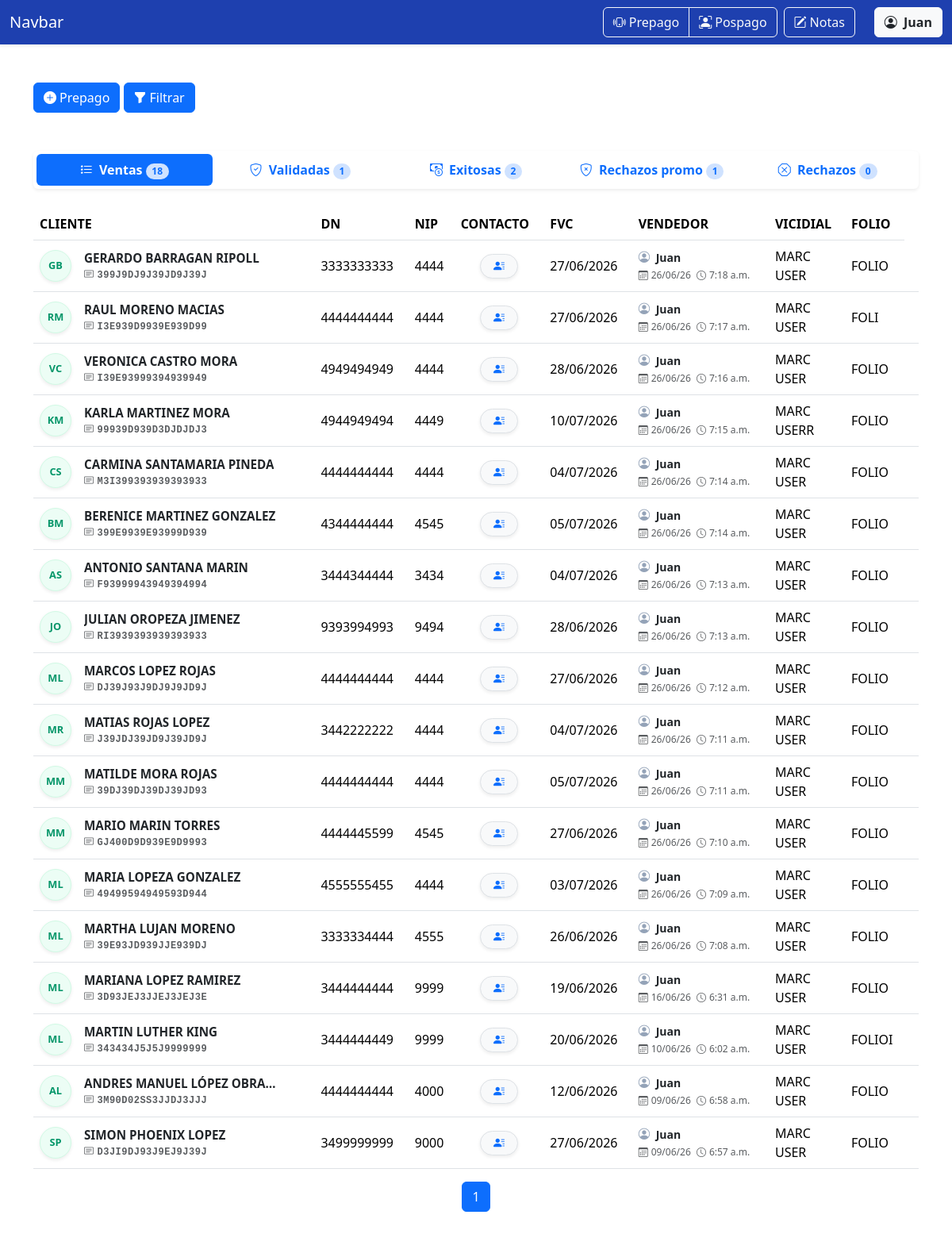
Page /ventas/prepago/ (signed in) on the earlier database version.
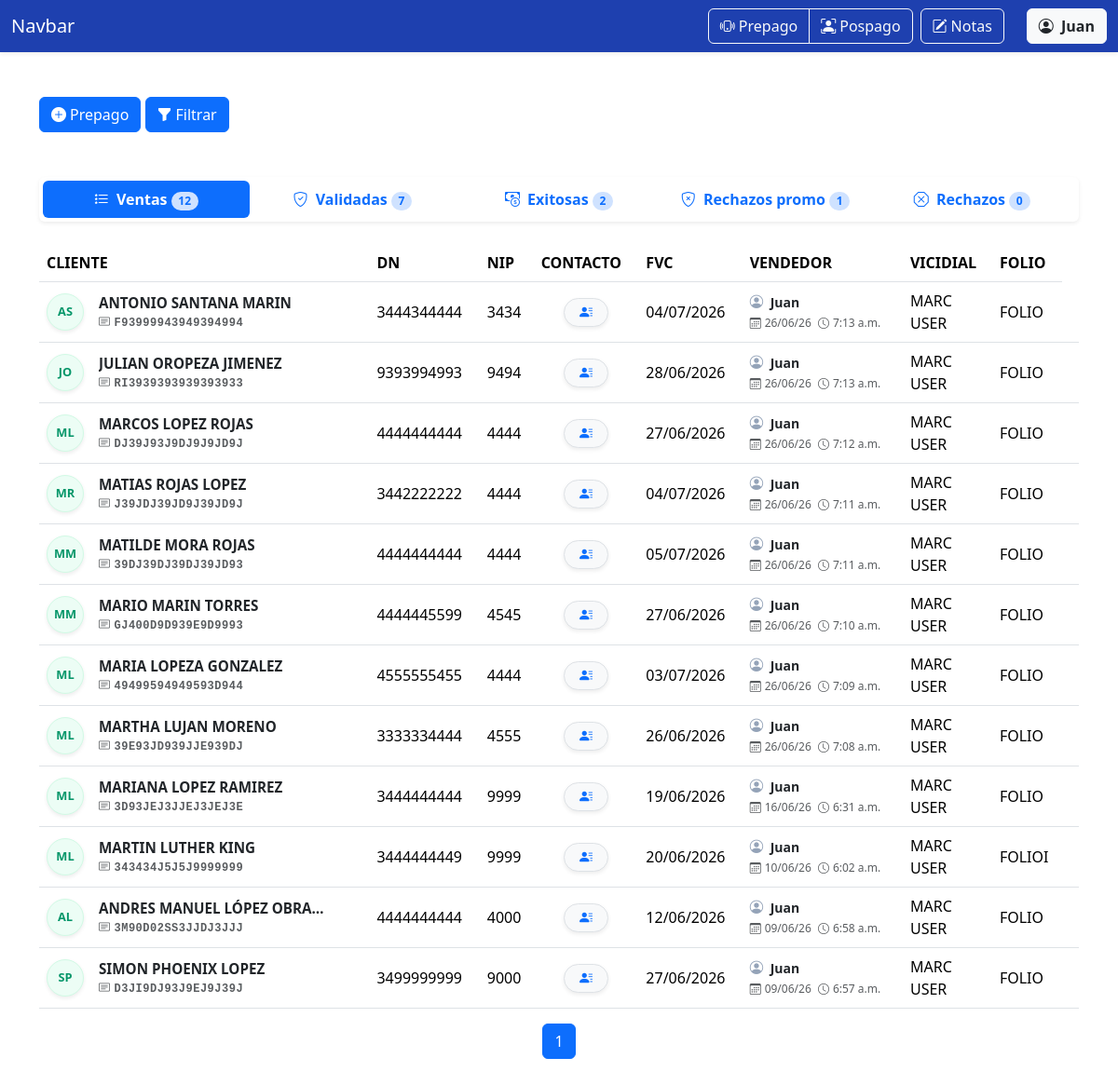
Same page on the later database version.
### ventas/models.py (models this page shows)
class VentaPrepago(models.Model):
    nombre = models.CharField('NOMBRE(S)', max_length=100)
    apellido_paterno = models.CharField('APELLIDO PATERNO', max_length=100)
    apellido_materno = models.CharField(
        'APELLIDO MATERNO', max_length=100, blank=True, default='')
    curp = models.CharField('CURP', max_length=18, validators=[
                            MinLengthValidator(18)])
    dn = models.CharField('DN', max_length=10, validators=[
                          numeric_validator, MinLengthValidator(10)])
    nip = models.CharField('NIP', max_length=4, validators=[
                           numeric_validator, MinLengthValidator(4)], help_text='Solo se permiten números.')
    contact1 = models.CharField('CONTACTO1', max_length=16, validators=[
                                MinLengthValidator(10), RegexValidator(r'^[A-Z0-9 ]+$')])
    contact2 = models.CharField('CONTACTO 2', max_length=10, validators=[
                                numeric_validator, MinLengthValidator(10)])
    fvc = models.DateField('FVC')
    acepta_promo = models.BooleanField(
        'ACEPTA PROMO', null=True, blank=True, choices=[(True, 'Sí'), (False, 'No')])
    STATUS_CHOICES = [
        ('en_proceso', 'EN PROCESO'),
        ('nip_incorrecto', 'NIP INCORRECTO'),
        ('curp_incorrecto', 'CURP INCORRECTO'),
        ('sin_fvc', 'SIN FVC'),
        ('exitosa', 'EXITOSA'),
        ('baja_exportada', 'BAJA EXPORTADA'),
        ('alta', 'ALTA'),
        ('gestionada_por_otro_call_center', 'GESTIONADA POR OTRO CALL CENTER'),
        ('sin_nip', 'SIN NIP'),
        ('futura', 'FUTURA'),
        ('linea_movistar', 'LINEA MOVISTAR'),
        ('cac_lejano', 'CAC LEJANO'),
    ]
    status = models.CharField(
        'Status',
        max_length=100,
        choices=STATUS_CHOICES,
        default='en_proceso'
    )
    email = models.EmailField('EMAIL', max_length=254)
    folio = models.CharField('FOLIO', max_length=100)
    usuario_marcador = models.CharField('USUARIO MARCADOR', max_length=100)
    marcador = models.CharField('MARCADOR', max_length=100)
    validador = models.ForeignKey(
        User, on_delete=models.SET_NULL, null=True, blank=True, related_name='validador')
    supervisor = models.ForeignKey(
        User, on_delete=models.SET_NULL, null=True, blank=True, related_name='supervisor')
    created = models.DateTimeField(auto_now_add=True)
    user = models.ForeignKey(
        User, on_delete=models.CASCADE, related_name='vendedor')

### ventas/views.py (the view, shortened to what this page needs)
# urls.py: path('prepago/', views.prepago, name='prepago'),
@login_required
def prepago(request):
    es_vendedor = request.user.groups.filter(name='VENDEDORES').exists()
    es_superior = request.user.is_superuser or request.user.groups.filter(
        name__in=['VALIDADORES', 'SUPERVISORES']).exists()
    es_supervisor = request.user.is_superuser or request.user.groups.filter(
        name='SUPERVISORES').exists()
    if es_superior:
        if request.GET.get('rol'):
            request.session['rol_activo_prepago'] = request.GET.get('rol')
        if request.session.get('rol_activo_prepago') == 'vendedor':
            es_vendedor = True
        else:
            es_vendedor = False
            pass  # El rol activo sigue siendo el de superior, no hacemos cambios
    else:
        request.session['rol_activo_prepago'] = 'vendedor'
        es_vendedor = True
        es_superior = False
    if request.method == 'GET':
        ventas_prepago_usuario = request.GET.get('ventas_prepago_usuario')
        if request.session.get('rol_activo_prepago') == 'vendedor':
            base_queryset = VentaPrepago.objects.filter(
                user=request.user)
        else:
            if ventas_prepago_usuario:
                base_queryset = VentaPrepago.objects.filter(
                    user_id=ventas_prepago_usuario)
            else:
                base_queryset = VentaPrepago.objects.all()
        fecha_inicio = request.GET.get('fechaInicio')
        fecha_fin = request.GET.get('fechaFin')
        if fecha_inicio:
            base_queryset = base_queryset.filter(
                created__date__gte=fecha_inicio)
        if fecha_fin:
            base_queryset = base_queryset.filter(created__date__lte=fecha_fin)
        filtro_dn = request.GET.get('dn', '').strip()
        if filtro_dn:
            base_queryset = base_queryset.filter(dn=filtro_dn)
        filtro_curp = request.GET.get('curp', '').strip().upper()
        if filtro_curp:
            base_queryset = base_queryset.filter(curp=filtro_curp)
        filtro_folio = request.GET.get('folio', '').strip().upper()
        if filtro_folio:
            base_queryset = base_queryset.filter(folio=filtro_folio)
        filtro_status_prepago = request.GET.get('status_prepago', '').strip()
        if filtro_status_prepago == 'ventas':
            base_queryset = base_queryset.filter(acepta_promo=None)
        elif filtro_status_prepago == 'validadas':
            base_queryset = base_queryset.filter(
                acepta_promo=True, status='en_proceso')
        elif filtro_status_prepago == 'exitosas':
            base_queryset = base_queryset.filter(status='exitosa')
        elif filtro_status_prepago == 'rechazos_promo':
            base_queryset = base_queryset.filter(acepta_promo=False)
        elif filtro_status_prepago == 'rechazos':
            base_queryset = base_queryset.exclude(acepta_promo=None).exclude(
                status='exitosa').exclude(status='en_proceso')
        def paginar(queryset, request, parametro):
            pagina = request.GET.get(parametro, 1)
            return Paginator(queryset, 20).get_page(pagina)
        ventas_prepago = base_queryset.filter(
            acepta_promo=None).order_by('-created')
        ventas_prepago_validadas = base_queryset.filter(
            acepta_promo=True, status='en_proceso').order_by('-created')
        ventas_prepago_exitosas = base_queryset.filter(
            status='exitosa').order_by('-created')
        ventas_prepago_rechazos_promo = base_queryset.filter(
            acepta_promo=False).order_by('-created')
        ventas_prepago_rechazos = base_queryset.exclude(acepta_promo=None).exclude(
            status='exitosa').exclude(status='en_proceso').order_by('-created')
        ventas_prepago = paginar(
            ventas_prepago,
            request,
            'ventas_page'
        )
        ventas_prepago_validadas = paginar(
            ventas_prepago_validadas,
            request,
            'ventas_validadas_page'
        )
        ventas_prepago_exitosas = paginar(
            ventas_prepago_exitosas,
            request,
            'ventas_exitosas_page'
        )
        ventas_prepago_rechazos_promo = paginar(
            ventas_prepago_rechazos_promo,
            request,
            'ventas_rechazos_promo_page'
        )
        ventas_prepago_rechazos = paginar(
            ventas_prepago_rechazos,
            request,
            'ventas_rechazos_page'
        )
        params = request.GET.copy()
        for page in [
            'ventas_page',
            'ventas_validadas_page',
            'ventas_exitosas_page',
            'ventas_rechazos_promo_page',
            'ventas_rechazos_page',
            'tab'
        ]:
            params.pop(page, None)
        return render(request, 'prepago.html', {
            'form': VentaPrepagoForm(user=request.user, rol_activo=request.session.get('rol_activo_prepago')),
            'ventas_prepago': ventas_prepago,
            'ventas_prepago_validadas': ventas_prepago_validadas,
            'ventas_prepago_exitosas': ventas_prepago_exitosas,
            'ventas_prepago_rechazos_promo': ventas_prepago_rechazos_promo,
            'ventas_prepago_rechazos': ventas_prepago_rechazos,
            'es_superior': es_superior,  # Pasamos esta bandera al HTML
            'es_supervisor': es_supervisor,  # Pasamos esta bandera al HTML
            'es_vendedor': es_vendedor,  # Pasamos esta bandera al HTML
            'fecha_inicio': fecha_inicio,  # Para mantener el filtro en la interfaz
            'fecha_fin': fecha_fin,  # Para mantener el filtro en la interfaz
            'usuarios': User.objects.filter(is_active=True).order_by('username'),
            'ventas_prepago_usuario': ventas_prepago_usuario,
            'filtro_dn': filtro_dn,
            'filtro_curp': filtro_curp,
            'filtro_folio': filtro_folio,
            'filtro_status_prepago': filtro_status_prepago,
            'params': params.urlencode(),
        })

### ventas/templates/prepago.html (shortened to what this page needs)
{% extends 'base.html' %} {% block content %}
  <div class="container mt-5">
    {% if es_vendedor %}
      <button type="button" class="btn btn-primary" data-bs-toggle="modal" data-bs-target="#createPrepagoModal"><i class="bi bi-plus-circle-fill me-1"></i>Prepago</button>
    {% endif %}
    <button type="button" class="btn btn-primary" data-bs-toggle="collapse" data-bs-target="#collapseFiltroPrepago" aria-expanded="false" aria-controls="collapseFiltroPrepago"><i class="bi bi-funnel-fill me-1"></i>Filtrar</button>
  </div>
  <div class="container mt-5 mb-5" id="moduloVentas">
    <ul class="nav nav-pills nav-justified mb-4 shadow-sm p-1 bg-white rounded fw-bold">
      <li class="nav-item">
        <button class="nav-link {% if not request.GET.tab or request.GET.tab == 'ventas' %}active{% endif %}" data-bs-toggle="tab" data-bs-target="#ventas"><i class="bi bi-list-stars me-1"></i> Ventas<span class="badge rounded-pill bg-primary-subtle text-primary ms-1 px-2.5 py-1">{{ ventas_prepago.paginator.count }}</span></button>
      </li>
      <li class="nav-item">
        <button class="nav-link {% if request.GET.tab == 'validadas' %}active{% endif %}" data-bs-toggle="tab" data-bs-target="#validadas"><i class="bi bi-shield-check me-1"></i> Validadas<span class="badge rounded-pill bg-primary-subtle text-primary ms-1 px-2.5 py-1">{{ ventas_prepago_validadas.paginator.count }}</span></button>
      </li>
      <li class="nav-item">
        <button class="nav-link" data-bs-toggle="tab" data-bs-target="#exitosas"><i class="bi bi-cash-coin me-1"></i> Exitosas<span class="badge rounded-pill bg-primary-subtle text-primary ms-1 px-2.5 py-1">{{ ventas_prepago_exitosas.paginator.count }}</span></button>
      </li>
      <li class="nav-item">
        <button class="nav-link" data-bs-toggle="tab" data-bs-target="#rechazos_promo"><i class="bi bi-shield-x me-1"></i> Rechazos promo<span class="badge rounded-pill bg-primary-subtle text-primary ms-1 px-2.5 py-1">{{ ventas_prepago_rechazos_promo.paginator.count }}</span></button>
      </li>
      <li class="nav-item">
        <button class="nav-link" data-bs-toggle="tab" data-bs-target="#rechazos"><i class="bi bi-x-octagon me-1"></i> Rechazos<span class="badge rounded-pill bg-primary-subtle text-primary ms-1 px-2.5 py-1">{{ ventas_prepago_rechazos.paginator.count }}</span></button>
      </li>
    </ul>
    <div class="tab-content mt-3" id="pills-tabContent">
      <div class="tab-pane fade {% if not request.GET.tab or request.GET.tab == 'ventas' %}show active{% endif %}" id="ventas" role="tabpanel">
        <table class="table table-hover align-middle">
          <thead>
            <tr>
              <th scope="col">CLIENTE</th>
              <th scope="col">DN</th>
              <th scope="col">NIP</th>
              <th scope="col">CONTACTO</th>
              <th scope="col">FVC</th>
              <th scope="col">VENDEDOR</th>
              <th scope="col">VICIDIAL</th>
              <th scope="col">FOLIO</th>
            </tr>
          </thead>
          <tbody>
            {% for venta_prepago in ventas_prepago %}
              {% include 'components_prepago/tabla_ventas_prepago.html' with tab_id='ventas' %}
            {% endfor %}
          </tbody>
        </table>
        {% include 'components_prepago/paginacion_prepago.html' with page_obj=ventas_prepago page_param='ventas_page' tab_id='ventas' %}
      </div>
    </div>
  </div>
{% endblock %}

### ventas/templates/components_prepago/tabla_ventas_prepago.html (shortened to what this page needs)
<tr>
  <th scope="row" class="align-middle">
    <div class="d-flex align-items-center">
      <div class="avatar-circle me-3 d-flex align-items-center justify-content-center shadow-sm" style="width: 40px; height: 40px; background-color: #ecfdf5; color: #059669; border: 1px solid #d1fae5; border-radius: 50%; font-weight: bold; font-size: 0.8rem; flex-shrink: 0;">{{ venta_prepago.nombre|first|upper }}{{ venta_prepago.apellido_paterno|first|upper }}</div>
      <div class="d-flex flex-column" style="line-height: 1.2;">
        <span class="text-dark fw-bold" style="font-size: 0.95rem; max-width: 250px; overflow: hidden; text-overflow: ellipsis; white-space: nowrap;" title="{{ venta_prepago.nombre }} {{ venta_prepago.apellido_paterno }} {{ venta_prepago.apellido_materno }}">{{ venta_prepago.nombre }} {{ venta_prepago.apellido_paterno }} {{ venta_prepago.apellido_materno }}</span>
        <small class="text-muted font-monospace mt-1" style="font-size: 0.75rem; letter-spacing: 0.5px; white-space: nowrap;"><i class="bi bi-card-text me-1"></i>{{ venta_prepago.curp }}</small>
      </div>
    </div>
  </th>
  <td>{{ venta_prepago.dn }}</td>
  <td>{{ venta_prepago.nip }}</td>
  <td class="align-middle text-center">
    <button type="button" class="btn btn-sm btn-light border shadow-sm rounded-pill px-3" data-bs-toggle="popover" data-bs-placement="right" data-bs-html="true" data-bs-content="
              <div class='text-start small'>
              <i class='bi bi-telephone-fill me-1 text-primary'></i>{{ venta_prepago.contact1 }}<br>
              <i class='bi bi-telephone-fill me-1 text-primary'></i>{{ venta_prepago.contact2 }}<br>
              <hr class='my-1'>
              <i class='bi bi-envelope-fill me-1 text-primary'></i>
              <span class='text-primary'>{{ venta_prepago.email }}</span>
            </div>"><i class="bi bi-person-lines-fill text-primary"></i></button>
  </td>
  <td>{{ venta_prepago.fvc|date:'d/m/Y' }}</td>
  <td>
    <div class="text-muted small">
      <i class="bi bi-person-circle me-1" style="color: #94a3b8; font-size: 0.9rem;"></i>
      <span class="fw-bold text-dark me-2">{{ venta_prepago.user.first_name }}</span> <br />
      <span style="font-size: 0.75rem;">
        <i class="bi bi-calendar3 me-1"></i>{{ venta_prepago.created|date:'d/m/y' }}
        <i class="bi bi-clock ms-1 me-1"></i>{{ venta_prepago.created|time:'g:i a' }}
      </span>
    </div>
  </td>
  <td>
    {{ venta_prepago.marcador }}<br />
    {{ venta_prepago.usuario_marcador }}
  </td>
  <td>{{ venta_prepago.folio }}</td>
  <td class="text-center">
  </td>
</tr>

Differences in the rows shown:
no longer on this page (row edited): VentaPrepago: nombre|first "G", apellido_paterno|first "B", nombre "GERARDO", apellido_paterno "BARRAGAN", apellido_materno "RIPOLL", curp "399J9DJ9J39JD9J39J", dn "3333333333", nip "4444", fvc "27/06/2026", user.first_name "Juan", created "26/06/26", created "7:18 a.m.", marcador "MARC", usuario_marcador "USER", folio "FOLIO"
no longer on this page (row edited): VentaPrepago: nombre|first "R", apellido_paterno|first "M", nombre "RAUL", apellido_paterno "MORENO", apellido_materno "MACIAS", curp "I3E939D9939E939D99", dn "4444444444", nip "4444", fvc "27/06/2026", user.first_name "Juan", created "26/06/26", created "7:17 a.m.", marcador "MARC", usuario_marcador "USER", folio "FOLI"
no longer on this page (row edited): VentaPrepago: nombre|first "V", apellido_paterno|first "C", nombre "VERONICA", apellido_paterno "CASTRO", apellido_materno "MORA", curp "I39E93999394939949", dn "4949494949", nip "4444", fvc "28/06/2026", user.first_name "Juan", created "26/06/26", created "7:16 a.m.", marcador "MARC", usuario_marcador "USER", folio "FOLIO"
no longer on this page (row edited): VentaPrepago: nombre|first "K", apellido_paterno|first "M", nombre "KARLA", apellido_paterno "MARTINEZ", apellido_materno "MORA", curp "99939D939D3DJDJDJ3", dn "4944949494", nip "4449", fvc "10/07/2026", user.first_name "Juan", created "26/06/26", created "7:15 a.m.", marcador "MARC", usuario_marcador "USERR", folio "FOLIO"
no longer on this page (row edited): VentaPrepago: nombre|first "C", apellido_paterno|first "S", nombre "CARMINA", apellido_paterno "SANTAMARIA", apellido_materno "PINEDA", curp "M3I399393939393933", dn "4444444444", nip "4444", fvc "04/07/2026", user.first_name "Juan", created "26/06/26", created "7:14 a.m.", marcador "MARC", usuario_marcador "USER", folio "FOLIO"
no longer on this page (row edited): VentaPrepago: nombre|first "B", apellido_paterno|first "M", nombre "BERENICE", apellido_paterno "MARTINEZ", apellido_materno "GONZALEZ", curp "399E9939E93999D939", dn "4344444444", nip "4545", fvc "05/07/2026", user.first_name "Juan", created "26/06/26", created "7:14 a.m.", marcador "MARC", usuario_marcador "USER", folio "FOLIO"
Other differences:
{{ ventas_prepago.paginator.count }}: "18" → "12"
{{ ventas_prepago_validadas.paginator.count }}: "1" → "7"
